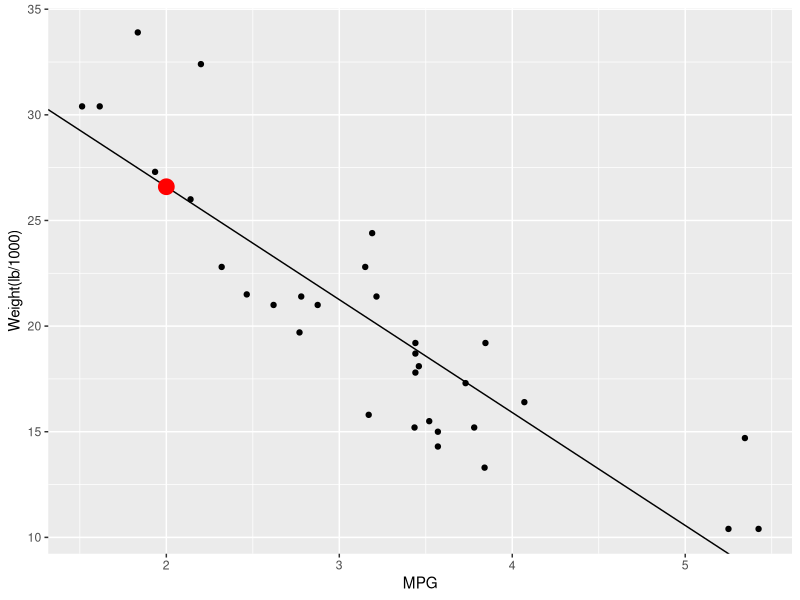

The R script that drew this image:
## ---- chunk 1
library(ggplot2)
p   <- ggplot(mtcars,aes(x=wt,y=mpg))+geom_point()+xlab('MPG')+ylab('Weight(lb/1000)')                     
fit <- lm(mpg~wt,data = mtcars); b<-fit[[1]][1]; m<-fit[[1]][2]
p   <- p + geom_abline(intercept = b, slope = m ); 
p + geom_point(data=data.frame(wt=2,mpg=(m*2+b)),aes(x=wt,y=mpg),col="red",size=5)
## ---- chunk 2
y.pred <- (m*2+b)
